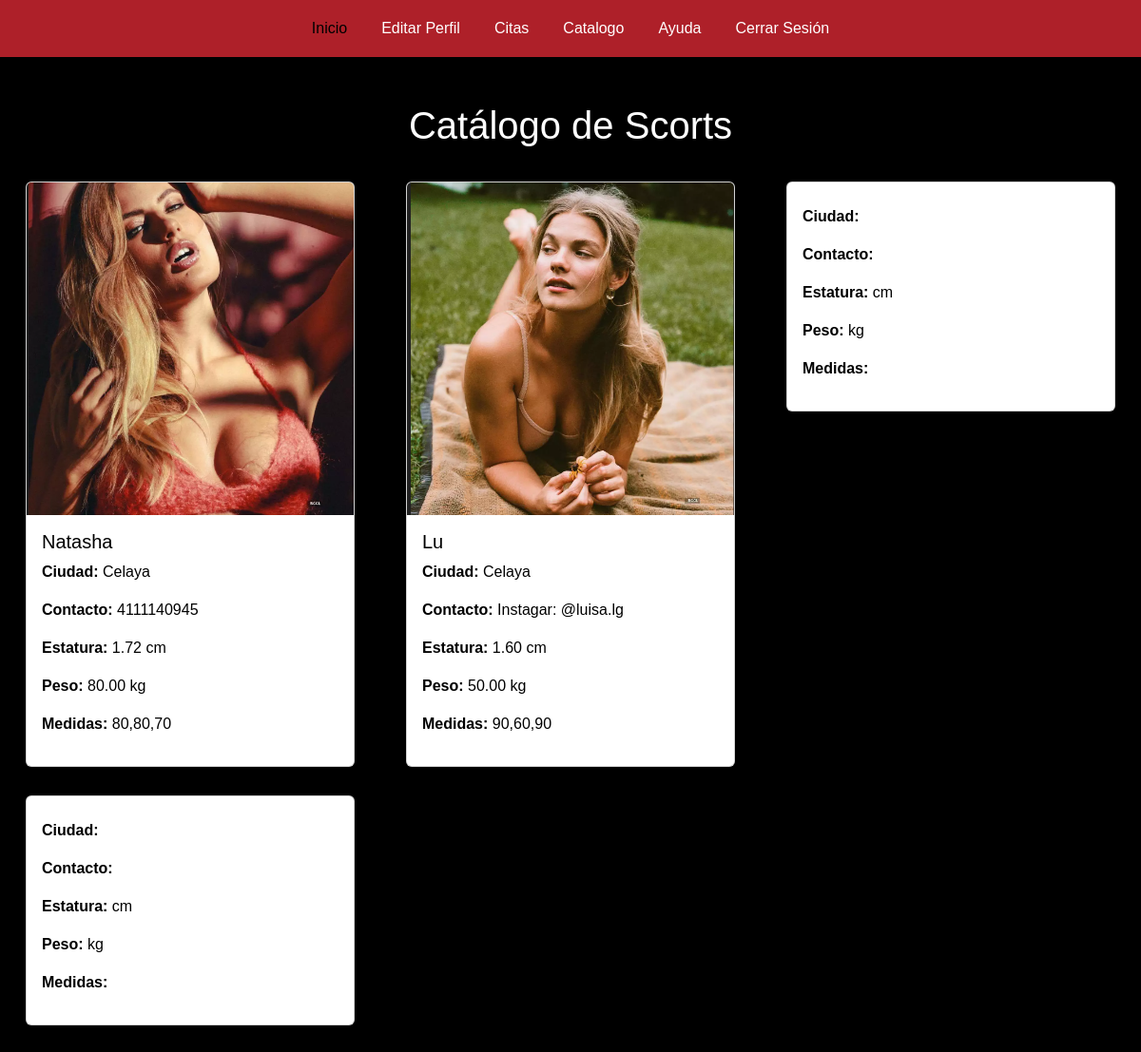
The app's page /Usuario/catalogo.php (signed in) with its own data.
### tables this page shows
CREATE TABLE `scort` (
  `id_usuario` int(11) NOT NULL,
  `alias` varchar(50) NOT NULL,
  `ciudad` varchar(50) DEFAULT NULL,
  `contacto` varchar(50) DEFAULT NULL,
  `estatura` decimal(4,2) DEFAULT NULL,
  `peso` decimal(5,2) DEFAULT NULL,
  `medidas` varchar(50) DEFAULT NULL,
  `imagen` mediumblob DEFAULT NULL,
  `email` varchar(100) NOT NULL,
  `password` varchar(255) NOT NULL
);

### Usuario/catalogo.php (the view, shortened to what this page needs)
<?php
include 'head.php';
include '../BaseDatos/db.php';
$queryScorts = "SELECT id_usuario, alias, ciudad, contacto, estatura, peso, medidas FROM scort";
$resultScorts = $conn->query($queryScorts);
$scorts = $resultScorts->fetch_all(MYSQLI_ASSOC);
?>
<!DOCTYPE html>
<html lang="es">
<head>
    <link href="https://cdn.jsdelivr.net/npm/bootstrap@5.3.0-alpha3/dist/css/bootstrap.min.css" rel="stylesheet">
    <link rel="stylesheet" href="../CSS/styles_index.css">
</head>
<body>
<div class="container my-5">
    <h1 class="text-center">Catálogo de Scorts</h1>
    <div class="row catalogo-container">
        <?php if (!empty($scorts)): ?>
            <?php foreach ($scorts as $scort): ?>
                <div class="col-md-4">
                    <div class="card">
                        <?php
                        $imageName = $scort['id_usuario'] . '_*.png';
                        $imagePath = glob("../IMAGENES/users/{$imageName}");
                        if (empty($imagePath)) {
                            $imageName = $scort['id_usuario'] . '_*.jpg';
                            $imagePath = glob("../IMAGENES/users/{$imageName}");
                        }
                        if (empty($imagePath)) {
                            $imageName = $scort['id_usuario'] . '_*.jpeg';
                            $imagePath = glob("../IMAGENES/users/{$imageName}");
                        }
                        if (empty($imagePath)) {
                            $imagePath = ['../IMAGENES/users/default.png'];
                        }
                        ?>
                        <img src="<?= $imagePath[0] ?>" class="card-img-top" alt="<?= htmlspecialchars($scort['alias']) ?>">
                        <div class="card-body">
                            <h5 class="card-title"><?= htmlspecialchars($scort['alias']) ?></h5>
                            <p><strong>Ciudad:</strong> <?= htmlspecialchars($scort['ciudad']) ?></p>
                            <p><strong>Contacto:</strong> <?= htmlspecialchars($scort['contacto']) ?></p>
                            <p><strong>Estatura:</strong> <?= htmlspecialchars($scort['estatura']) ?> cm</p>
                            <p><strong>Peso:</strong> <?= htmlspecialchars($scort['peso']) ?> kg</p>
                            <p><strong>Medidas:</strong> <?= htmlspecialchars($scort['medidas']) ?></p>
                        </div>
                    </div>
                </div>
            <?php endforeach; ?>
        <?php else: ?>
            <div class="col-12 text-center">
                <p>No hay Scorts disponibles en este momento.</p>
            </div>
        <?php endif; ?>
    </div>
</div>
</body>
</html>

### CSS/styles_index.css (style rules this page uses)
body { background-color: black; color: white; font-family: Arial, sans-serif; text-align: justify; }
.container { max-width: 1200px; }

### Usuario/catalogo.php (style rules this page uses)
.catalogo-container { margin-top: 20px; }
.card { margin: 15px; transition: transform 0.2s; }
.card img { max-height: 350px; object-fit: cover; }
.card-body h5, .card-body p, .card-body .btn { color: black; }

### records on screen
scort: shows a picture, alias "Natasha", ciudad "Celaya", contacto "4111140945", estatura "1.72", peso "80.00", medidas "80,80,70"
scort: shows a picture, alias "Lu", ciudad "Celaya", contacto "Instagar: @luisa.lg", estatura "1.60", peso "50.00", medidas "90,60,90"
